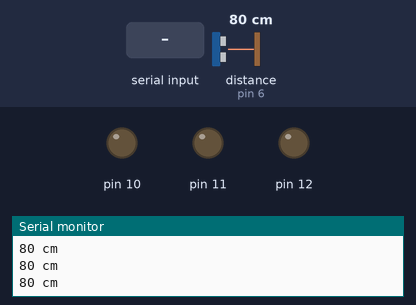
Recording of a sketch running on a simulated Arduino Uno, built with avr-gcc and run on an emulated ATmega328P. On the bench: output pins drawn as LEDs (lit = HIGH), the last lines printed to the serial monitor. Wiring (inferred from the names in the program): ultrasonic range finder: trigger pin 7; echo pin 6. Inputs (shaded band) come from the test bench; at power-on: distance to the obstacle (sensor on pin 6) 80 cm. The echo pulse lasts 58.3 µs per cm; pins used as bus, display or sensor lines are not drawn.

Above: at 1.2 s.
1.3 s: "1" received over the second serial link
At 2.8 s:
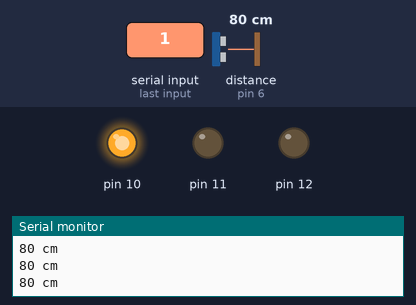
3.1 s: "3" received over the second serial link
At 4.6 s:
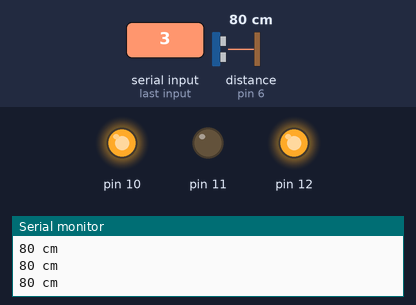
4.9 s: "0" received over the second serial link
At 6.3 s:
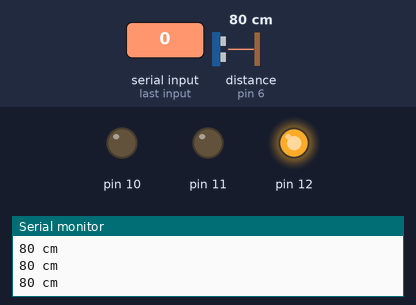
6.6 s: "4" received over the second serial link
At 8.5 s:
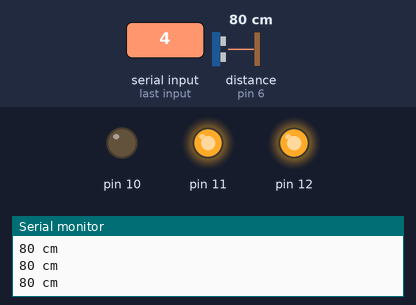
8.8 s: "2" received over the second serial link
At 10.1 s:
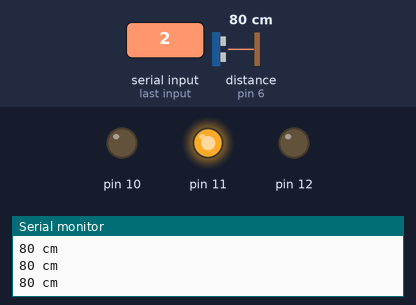
10.4 s: distance to the obstacle (sensor on pin 6) set to 2 cm
At 12.4 s:
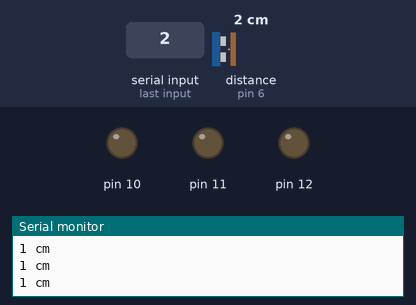
Timing chart, 0 to 13.5 s (numbered marks = the images above; inputs shaded):
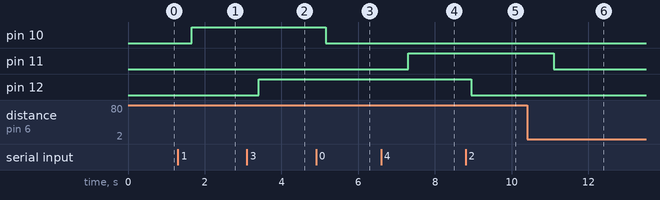

The sketch:

configuracion_de_arduino.ino
```cpp
#include <SoftwareSerial.h>

SoftwareSerial ModBluetooth(2, 3); // RX | TX
#define pecho 6
#define ptrig 7
long duracion,distancia,porcentaje;
int atm=0;

void setup()
{
    pinMode(10, OUTPUT);
    pinMode(12, OUTPUT);
    pinMode(11, OUTPUT);
    digitalWrite(13, LOW);
    pinMode(pecho,INPUT);
    pinMode (ptrig,OUTPUT);
    ModBluetooth.begin(9600);
    Serial.begin(9600);
    ModBluetooth.println("MODULO CONECTADO");
    ModBluetooth.print("#");
}

void loop()
{  //BLUCLE ULTRASONICO
  digitalWrite(ptrig, LOW);
    delayMicroseconds(2);
    digitalWrite(ptrig, HIGH);
    delayMicroseconds(10);
    digitalWrite(ptrig, LOW);
    duracion = pulseIn(pecho, HIGH);
    distancia =(duracion/2)/29; //distancia en centrimetros
    porcentaje=((distancia*100/19)-100)*-1;
    ModBluetooth.print(porcentaje);
    ModBluetooth.print("#");
    Serial.print(distancia);
    Serial.println(" cm");
    delay(400);
    if ((atm==1) && (distancia>=5)) {
       digitalWrite(11, HIGH);
    }
    if (distancia<=5){
      digitalWrite(11, LOW);
      }

     if (ModBluetooth.available())
    {
        char VarChar;

       VarChar = ModBluetooth.read();


       if(VarChar == '0') {
        digitalWrite(10, LOW);
        delay(100);
       }
        if(VarChar == '1') {
        digitalWrite(10, HIGH);
        delay(100);
        }

        if(VarChar == '2')
        {
        digitalWrite(12, LOW);
        delay(100);
        }

        if(VarChar == '3')
        {
        digitalWrite(12, HIGH);
        delay(100);
        }

        if(VarChar == '4')
        {
        atm=1;
        }

        if(VarChar == '5')
        {
        atm=0;
        }
        if(VarChar == '6'  &&  atm == 0)
        {
        digitalWrite(11, HIGH);
        delay(100);
        }

        if(VarChar == '7'  &&  atm == 0)
        {
        digitalWrite(11, LOW);
        delay(100);
        }
    }
}
```

Measured:
- after the input at 1.3 s, pin 10: LOW → HIGH after 0.36 s
- after the input at 3.1 s, pin 12: LOW → HIGH after 0.31 s
- after the input at 4.9 s, pin 10: HIGH → LOW after 0.25 s
- after the input at 6.6 s, pin 11: LOW → HIGH after 0.70 s
- after the input at 8.8 s, pin 12: HIGH → LOW after 0.15 s
- after the input at 10.4 s, pin 11: HIGH → LOW after 0.69 s
